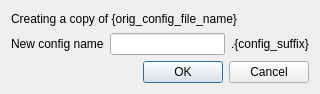
<?xml version="1.0" encoding="UTF-8"?>
<ui version="4.0">
 <class>NewConfigDialog</class>
 <widget class="QDialog" name="NewConfigDialog">
  <property name="geometry">
   <rect>
    <x>0</x>
    <y>0</y>
    <width>320</width>
    <height>94</height>
   </rect>
  </property>
  <property name="windowTitle">
   <string>New config file</string>
  </property>
  <layout class="QVBoxLayout" name="verticalLayout">
   <item>
    <widget class="QLabel" name="infoLabel">
     <property name="text">
      <string>Creating a copy of {orig_config_file_name}</string>
     </property>
    </widget>
   </item>
   <item>
    <layout class="QHBoxLayout" name="horizontalLayout">
     <item>
      <widget class="QLabel" name="label">
       <property name="text">
        <string>New config name</string>
       </property>
      </widget>
     </item>
     <item>
      <widget class="QLineEdit" name="configNameLine"/>
     </item>
     <item>
      <widget class="QLabel" name="suffixLabel">
       <property name="text">
        <string>.{config_suffix}</string>
       </property>
      </widget>
     </item>
    </layout>
   </item>
   <item>
    <widget class="QDialogButtonBox" name="buttonBox">
     <property name="orientation">
      <enum>Qt::Horizontal</enum>
     </property>
     <property name="standardButtons">
      <set>QDialogButtonBox::Cancel|QDialogButtonBox::Ok</set>
     </property>
    </widget>
   </item>
  </layout>
 </widget>
 <resources/>
 <connections>
  <connection>
   <sender>buttonBox</sender>
   <signal>accepted()</signal>
   <receiver>NewConfigDialog</receiver>
   <slot>accept()</slot>
   <hints>
    <hint type="sourcelabel">
     <x>248</x>
     <y>254</y>
    </hint>
    <hint type="destinationlabel">
     <x>157</x>
     <y>274</y>
    </hint>
   </hints>
  </connection>
  <connection>
   <sender>buttonBox</sender>
   <signal>rejected()</signal>
   <receiver>NewConfigDialog</receiver>
   <slot>reject()</slot>
   <hints>
    <hint type="sourcelabel">
     <x>316</x>
     <y>260</y>
    </hint>
    <hint type="destinationlabel">
     <x>286</x>
     <y>274</y>
    </hint>
   </hints>
  </connection>
 </connections>
</ui>
